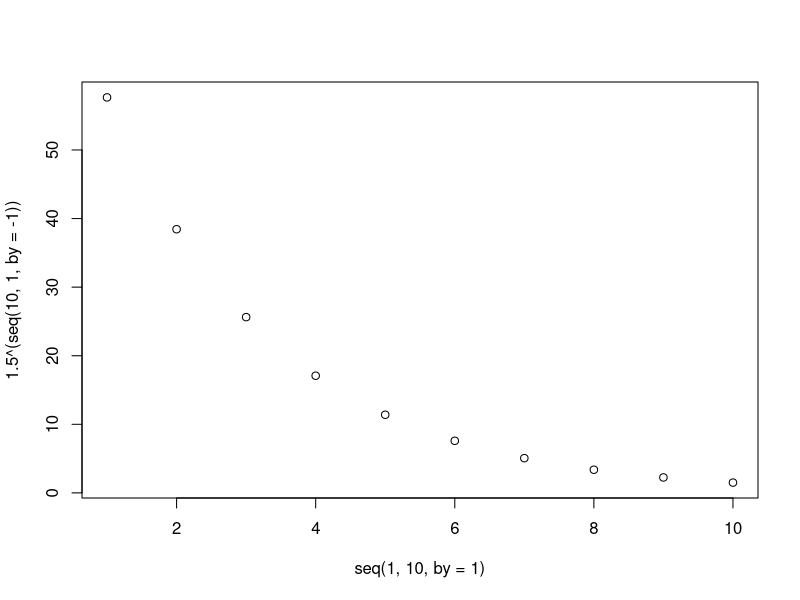

This chart was generated by the following R code:
## ---- chunk 1
knitr::opts_chunk$set(echo = TRUE)
## ---- chunk 2
2+2
plot(seq(1,10,by=1), 1.5^(seq(10, 1, by=-1)))
